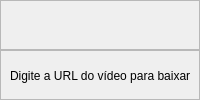
                <widget class="QWidget" name="tab">
                 <attribute name="title">
                  <string>Video</string>
                 </attribute>
                 <layout class="QVBoxLayout" name="verticalLayout_4">
                  <property name="spacing">
                   <number>0</number>
                  </property>
                  <property name="leftMargin">
                   <number>0</number>
                  </property>
                  <property name="topMargin">
                   <number>0</number>
                  </property>
                  <property name="rightMargin">
                   <number>0</number>
                  </property>
                  <property name="bottomMargin">
                   <number>0</number>
                  </property>
                  <item>
                   <widget class="QFrame" name="frame_8">
                    <property name="frameShape">
                     <enum>QFrame::StyledPanel</enum>
                    </property>
                    <property name="frameShadow">
                     <enum>QFrame::Raised</enum>
                    </property>
                    <layout class="QHBoxLayout" name="horizontalLayout_5">
                     <property name="leftMargin">
                      <number>0</number>
                     </property>
                     <item>
                      <widget class="QLabel" name="textimage_label">
                       <property name="styleSheet">
                        <string notr="true">font: 11pt &quot;MS Shell Dlg 2&quot;;</string>
                       </property>
                       <property name="text">
                        <string/>
                       </property>
                       <property name="wordWrap">
                        <bool>true</bool>
                       </property>
                      </widget>
                     </item>
                     <item>
                      <widget class="QLabel" name="imagem_label">
                       <property name="text">
                        <string/>
                       </property>
                       <property name="wordWrap">
                        <bool>true</bool>
                       </property>
                      </widget>
                     </item>
                    </layout>
                   </widget>
                  </item>
                  <item>
                   <widget class="QFrame" name="frame_9">
                    <property name="frameShape">
                     <enum>QFrame::StyledPanel</enum>
                    </property>
                    <property name="frameShadow">
                     <enum>QFrame::Raised</enum>
                    </property>
                    <widget class="QLabel" name="info_label">
                     <property name="geometry">
                      <rect>
                       <x>10</x>
                       <y>68</y>
                       <width>401</width>
                       <height>111</height>
                      </rect>
                     </property>
                     <property name="text">
                      <string>Info</string>
                     </property>
                    </widget>
                    <widget class="QWidget" name="layoutWidget">
                     <property name="geometry">
                      <rect>
                       <x>10</x>
                       <y>10</y>
                       <width>651</width>
                       <height>71</height>
                      </rect>
                     </property>
                     <layout class="QGridLayout" name="gridLayout">
                      <item row="0" column="3">
                       <widget class="QPushButton" name="checkButton">
                        <property name="minimumSize">
                         <size>
                          <width>0</width>
                          <height>30</height>
                         </size>
                        </property>
                        <property name="styleSheet">
                         <string notr="true">QPushButton:hover{
	
	background-color: rgb(255, 255, 255);
	color: rgb(0, 0, 0);

}

QPushButton{
	
	
	background-color: rgb(0, 0, 0);
	color: rgb(200, 200, 200);
}</string>
                        </property>
                        <property name="text">
                         <string>Checar</string>
                        </property>
                       </widget>
                      </item>
                      <item row="1" column="3">
                       <widget class="QPushButton" name="downloadButton">
                        <property name="minimumSize">
                         <size>
                          <width>0</width>
                          <height>30</height>
                         </size>
                        </property>
                        <property name="text">
                         <string>Download</string>
                        </property>
                       </widget>
                      </item>
                      <item row="1" column="2">
                       <widget class="QComboBox" name="optionsBox">
                        <property name="styleSheet">
                         <string notr="true">background-color: white; /* Define a cor de fundo da ComboBox */
    color: black; /* Define a cor do texto dentro da ComboBox */
    selection-background-color: black; /* Define a cor de fundo do item selecionado na ComboBox */
	selection-color:white;</string>
                        </property>
                        <item>
                         <property name="text">
                          <string/>
                         </property>
                        </item>
                        <item>
                         <property name="text">
                          <string>144p</string>
                         </property>
                        </item>
                        <item>
                         <property name="text">
                          <string>240p</string>
                         </property>
                        </item>
                        <item>
                         <property name="text">
                          <string>360p</string>
                         </property>
                        </item>
                        <item>
                         <property name="text">
                          <string>480p</string>
                         </property>
                        </item>
                        <item>
                         <property name="text">
                          <string>720p</string>
                         </property>
                        </item>
                        <item>
                         <property name="text">
                          <string>1080p</string>
                         </property>
                        </item>
                        <item>
                         <property name="text">
                          <string>4k</string>
                         </property>
                        </item>
                        <item>
                         <property name="text">
                          <string>8k</string>
                         </property>
                        </item>
                       </widget>
                      </item>
                      <item row="1" column="0" colspan="2">
                       <widget class="QLabel" name="label_6">
                        <property name="minimumSize">
                         <size>
                          <width>300</width>
                          <height>0</height>
                         </size>
                        </property>
                        <property name="text">
                         <string>Escolha a qualidade do vídeo para baixar em formato .mp4</string>
                        </property>
                        <property name="wordWrap">
                         <bool>true</bool>
                        </property>
                       </widget>
                      </item>
                      <item row="0" column="0">
                       <widget class="QLabel" name="label_5">
                        <property name="minimumSize">
                         <size>
                          <width>200</width>
                          <height>0</height>
                         </size>
                        </property>
                        <property name="text">
                         <string>Digite a URL do vídeo para baixar</string>
                        </property>
                        <property name="wordWrap">
                         <bool>true</bool>
                        </property>
                       </widget>
                      </item>
                      <item row="0" column="1" colspan="2">
                       <widget class="QLineEdit" name="urltext_imput">
                        <property name="placeholderText">
                         <string>www.youtube.com</string>
                        </property>
                       </widget>
                      </item>
                     </layout>
                    </widget>
                   </widget>
                  </item>
                 </layout>
                </widget>
